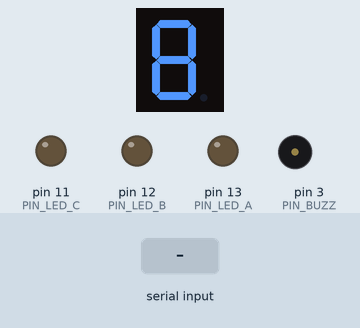
Recording of a sketch running on a simulated Arduino Mega 2560, built with avr-gcc and run on an emulated ATmega2560. Shown: 1-digit seven-segment display, output pins drawn as LEDs (lit = HIGH), buzzer (waves = sounding, pin HIGH). Wiring (inferred from the names in the program): 1-digit 7-segment display, segments lit when LOW: segments pin 34, pin 22, pin 24, pin 32, pin 30, pin 28, pin 26. Inputs (shaded band) come from the test bench. The segment pins are drawn as the display they are named for; pins used as bus, display or sensor lines are not drawn.

Above: at 1.2 s.
1.3 s: "5\n" received over Serial
At 2.9 s:
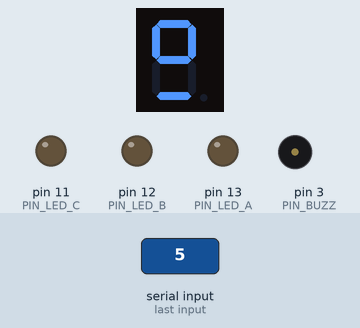
3.8 s: "A90\n" received over Serial
At 6.0 s:
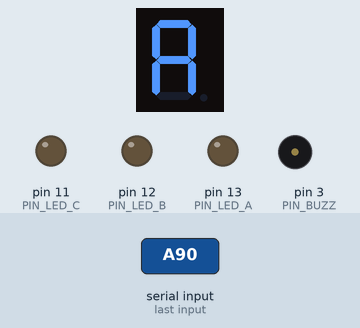
Timing chart, 0 to 7.5 s (numbered marks = the images above; inputs shaded):
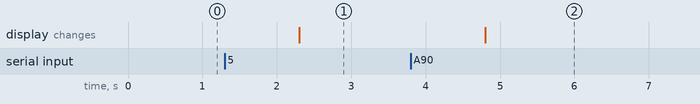

The sketch:

sketch_may16a.ino
```cpp
const int PIN_A = 34;
const int PIN_B = 22;
const int PIN_C = 24;
const int PIN_D = 32;
const int PIN_E = 30;
const int PIN_F = 28;
const int PIN_G = 26;
const int PIN_LED_A = 13;
const int PIN_LED_B = 12;
const int PIN_LED_C = 11;
const int PIN_BUZZ = 3;

const byte DIGIT_PATTERNS[][7] = {
  {0, 0, 0, 1, 0, 0, 0},  // 0
  {1, 1, 0, 1, 1, 1, 0},  // 1
  {1, 0, 0, 0, 0, 0, 1}, // 2
  {1, 0, 0, 0, 1, 0, 0}, // 3
  {0, 1, 0, 0, 1, 1, 0}, // 4
  {0, 0, 1, 0, 1, 0, 0}, // 5
  {0, 0, 1, 0, 0, 0, 0}, // 6
  {1, 0, 0, 1, 1, 1, 0}, // 7
  {0, 0, 0, 0, 0, 0, 0}, // 8
  {0, 0, 0, 0, 1, 0, 0}, // 9
};

const int DIGIT_COUNT = 10;

void setup() {
  pinMode(PIN_A, OUTPUT);
  pinMode(PIN_B, OUTPUT);
  pinMode(PIN_C, OUTPUT);
  pinMode(PIN_D, OUTPUT);
  pinMode(PIN_E, OUTPUT);
  pinMode(PIN_F, OUTPUT);
  pinMode(PIN_G, OUTPUT);
  pinMode(PIN_LED_A, OUTPUT);
  pinMode(PIN_LED_B, OUTPUT);
  pinMode(PIN_LED_C, OUTPUT);
  pinMode(PIN_BUZZ, OUTPUT);

  Serial.begin(9600);
}

void loop() {
  if (Serial.available()) {
    String input = Serial.readString();
    int number = input.toInt();
    displayNumber(number);
    char command = Serial.read();
    handleCommand(command);
  }
}

void displayNumber(int number) {
  if (number < 0 || number >= DIGIT_COUNT) {
    return;
  }

  byte* segmentPattern = DIGIT_PATTERNS[number];

  digitalWrite(PIN_A, segmentPattern[0]);
  digitalWrite(PIN_B, segmentPattern[1]);
  digitalWrite(PIN_C, segmentPattern[2]);
  digitalWrite(PIN_D, segmentPattern[3]);
  digitalWrite(PIN_E, segmentPattern[4]);
  digitalWrite(PIN_F, segmentPattern[5]);
  digitalWrite(PIN_G, segmentPattern[6]);
}

void handleCommand(char command) {
  switch (command) {
    case 'A':
      digitalWrite(PIN_LED_A, HIGH);
      break;
    case 'B':
      digitalWrite(PIN_LED_B, HIGH);
      break;
    case 'C':
      digitalWrite(PIN_LED_C, HIGH);
      break;
    case 'S1':
      playBuzzer();
    case 'S2':
      playBuzzer2();
  }
}
void playBuzzer() {
  tone(PIN_BUZZ, 1000);
}
void playBuzzer2() {
  tone(PIN_BUZZ, 2000);
}
```

Measured:
- after the input at 1.3 s, the display: changes after 1.0 s (image 1)
- after the input at 3.8 s, the display: changes after 1.0 s (image 2)
